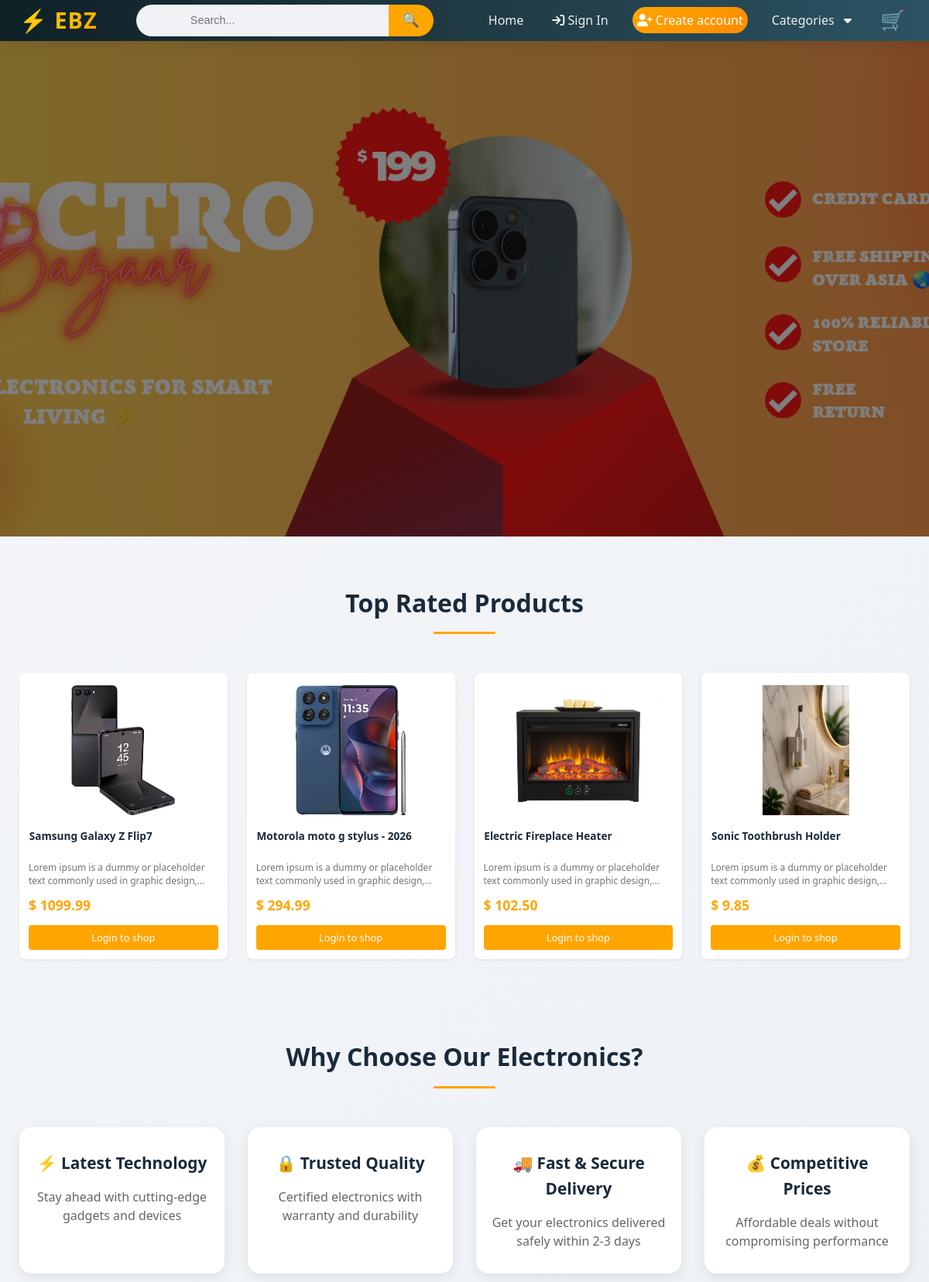
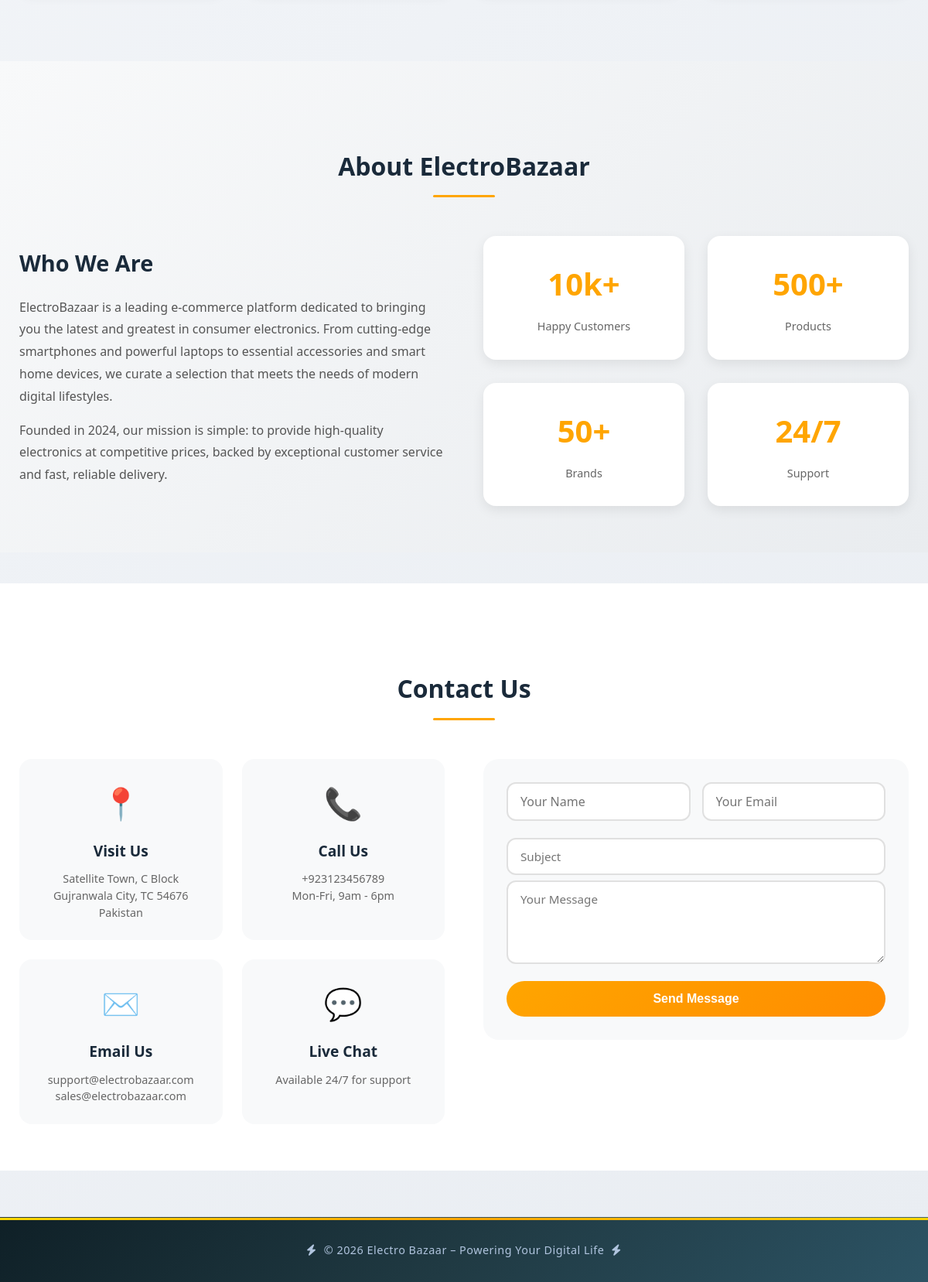
The page / on the database its author committed (2 pictures, top to bottom).
### App/models.py (models this page shows, shortened)
class Item(models.Model):
    user = models.ForeignKey(User, on_delete=models.CASCADE, null=True, blank=True)
    name = models.CharField(max_length=100)
    description = models.TextField()
    price = models.DecimalField(max_digits=10, decimal_places=2)
    image = models.ImageField(upload_to='items/images', blank=True, null=True)
    created_at = models.DateTimeField(auto_now_add=True)

### App/views.py (the view)
# urls.py: path('', views.home, name='home'),
def home(request):
    query = Item.objects.order_by()
    return render(request, 'App/KidStore.html', {'items' : query})

### templates/App/KidStore.html (shortened to what this page needs)
{% extends 'base.html' %}
{% block body %}
<section class="hero-banner">
</section>
<section class="products-section">
  <div class="container">
    <h2 class="section-title">Top Rated Products</h2>
    <div class="products-grid">
      {% for item in items %}
      <div class="product-card">
        {% if item.image %}
        <img src="{{ item.image.url }}" class="product-img" alt="image">
        {% else %}
        <p>No Image Available</p>
        {% endif %}
        <h3>{{ item.name | truncatechars:30 }}</h3>
        <p>{{ item.description | truncatechars:80 }}</p>
        <div class="price">$ {{ item.price }}</div>
        {% if user.is_authenticated %}
        <a href="{% url 'product-detail' item.id %}" class="btn">Read more</a>
        {% else %}
        <a href="{% url 'login' %}" class="btn" style="color: #fff;">Login to shop</a>
        {% endif %}
      </div>
      {% endfor %}
    </div>
  </div>
</section>
<section class="products-section">
  <div class="container">
    <h2 class="section-title">Why Choose Our Electronics?</h2>
    <div class="features">
      <div class="feature-box">
        <h3>⚡ Latest Technology</h3>
        <p>Stay ahead with cutting-edge gadgets and devices</p>
      </div>
      <div class="feature-box">
        <h3>🔒 Trusted Quality</h3>
        <p>Certified electronics with warranty and durability</p>
      </div>
      <div class="feature-box">
        <h3>🚚 Fast & Secure Delivery</h3>
        <p>Get your electronics delivered safely within 2-3 days</p>
      </div>
      <div class="feature-box">
        <h3>💰 Competitive Prices</h3>
        <p>Affordable deals without compromising performance</p>
      </div>
    </div>
  </div>
</section>
<section class="about-section">
  <div class="container">
    <h2 class="section-title">About ElectroBazaar</h2>
    <div class="about-content">
      <div class="about-text">
        <h3>Who We Are</h3>
        <p>ElectroBazaar is a leading e-commerce platform dedicated to bringing you the latest and greatest in consumer electronics. From cutting-edge smartphones and powerful laptops to essential accessories and smart home devices, we curate a selection that meets the needs of modern digital lifestyles.</p>
        <p>Founded in 2024, our mission is simple: to provide high-quality electronics at competitive prices, backed by exceptional customer service and fast, reliable delivery.</p>
      </div>
      <div class="about-stats">
        <div class="stat">
          <span class="stat-number">10k+</span>
          <span class="stat-label">Happy Customers</span>
        </div>
        <div class="stat">
          <span class="stat-number">500+</span>
          <span class="stat-label">Products</span>
        </div>
        <div class="stat">
          <span class="stat-number">50+</span>
          <span class="stat-label">Brands</span>
        </div>
        <div class="stat">
          <span class="stat-number">24/7</span>
          <span class="stat-label">Support</span>
        </div>
      </div>
    </div>
  </div>
</section>
<section class="contact-section">
  <div class="container">
    <h2 class="section-title">Contact Us</h2>
    <div class="contact-wrapper">
      <div class="contact-info">
        <div class="info-card">
          <div class="info-icon">📍</div>
          <h3>Visit Us</h3>
          <p>Satellite Town, C Block<br>Gujranwala City, TC 54676<br>Pakistan</p>
        </div>
        <div class="info-card">
          <div class="info-icon">📞</div>
          <h3>Call Us</h3>
          <p>+923123456789<br>Mon-Fri, 9am - 6pm</p>
        </div>
        <div class="info-card">
          <div class="info-icon">✉️</div>
          <h3>Email Us</h3>
          <p>support@electrobazaar.com<br>sales@electrobazaar.com</p>
        </div>
        <div class="info-card">
          <div class="info-icon">💬</div>
          <h3>Live Chat</h3>
          <p>Available 24/7 for support</p>
        </div>
      </div>
      <form action="/contact/" method="POST">
      <div class="contact-form">
      <div class="form-row">
        <input type="text" name="name" placeholder="Your Name"
               value=""
                       required>
        <input type="email" name="email" placeholder="Your Email"
               value=""
                       required>
      </div>
      <input type="text" name="subject" placeholder="Subject" required>
      <textarea name="message" rows="4" placeholder="Your Message" required></textarea>
      <button type="submit" class="submit-btn">Send Message</button>
      </div>
    </form>
    </div>
  </div>
</section>
{% endblock %}

### rows shown on the page
Item: image (picture), name "Samsung Galaxy Z Flip7", description "Lorem ipsum is a dummy or placeholder text commonly used in graphic…", price "1099.99"
Item: image (picture), name "Motorola moto g stylus - 2026", description "Lorem ipsum is a dummy or placeholder text commonly used in graphic…", price "294.99"
Item: image (picture), name "Electric Fireplace Heater", description "Lorem ipsum is a dummy or placeholder text commonly used in graphic…", price "102.50"
Item: image (picture), name "Sonic Toothbrush Holder", description "Lorem ipsum is a dummy or placeholder text commonly used in graphic…", price "9.85"
